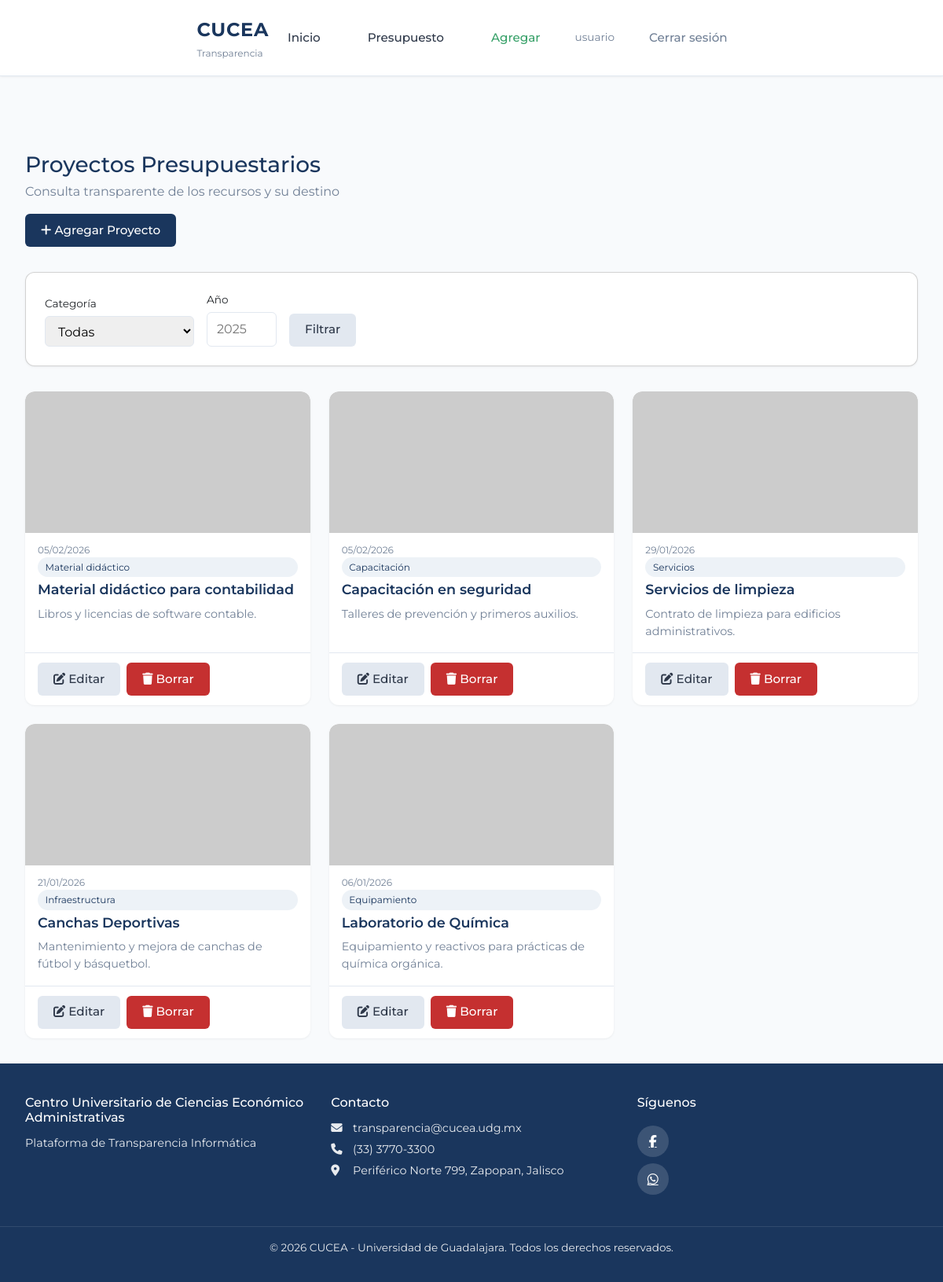
The page /presupuestos (signed in) on the database its author committed.
### models.py (models this page shows, shortened)
class Usuario(UserMixin, db.Model):
    __tablename__ = 'usuarios'
    id = db.Column(db.Integer, primary_key=True)
    email = db.Column(db.String(120), unique=True, nullable=False, index=True)
    password_hash = db.Column(db.String(256), nullable=False)
    nombre = db.Column(db.String(100), nullable=False)
    es_admin = db.Column(db.Boolean, default=False, nullable=False)
    fecha_registro = db.Column(db.DateTime, default=datetime.utcnow)
    @property
    def es_administrador(self):
        return self.es_admin

class Presupuesto(db.Model):
    __tablename__ = 'presupuestos'
    id = db.Column(db.Integer, primary_key=True)
    concepto = db.Column(db.String(200), nullable=False)  # Título del proyecto
    descripcion_corta = db.Column(db.String(300))  # Resumen breve para la card (si vacío se trunca descripcion)
    descripcion = db.Column(db.Text)  # Descripción larga para el modal
    imagen_url = db.Column(db.String(500))  # Ruta o URL de imagen (ej: img/proyecto1.jpg)
    monto = db.Column(db.Float, nullable=False)
    categoria = db.Column(db.String(100), nullable=False)
    fecha = db.Column(db.Date, nullable=False)  # Fecha del proyecto
    likes = db.Column(db.Integer, default=0, nullable=False)
    dislikes = db.Column(db.Integer, default=0, nullable=False)
    fecha_registro = db.Column(db.DateTime, default=datetime.utcnow)
    comentarios = db.relationship('Comentario', backref='presupuesto', lazy='dynamic', order_by='Comentario.fecha_creacion')

### app.py (the view, shortened to what this page needs)
    @app.route('/presupuestos')
    def presupuestos_lista():
        query = Presupuesto.query
        categoria = request.args.get('categoria')
        anio = request.args.get('anio')
        if categoria:
            query = query.filter(Presupuesto.categoria == categoria)
        presupuestos = query.order_by(Presupuesto.fecha.desc()).all()
        return render_template(
            'presupuestos.html',
            presupuestos=presupuestos,
            categorias=CATEGORIAS,
        )

### templates/presupuestos.html (shortened to what this page needs)
{% extends "base/layout.html" %}
{% block content %}
<div class="presupuestos-page">
    <header class="presupuestos-header">
        <h1 class="presupuestos__title">Proyectos Presupuestarios</h1>
        <p class="presupuestos__subtitle">Consulta transparente de los recursos y su destino</p>
        {% if current_user.is_authenticated and current_user.es_administrador %}
        <div class="presupuestos__actions">
            <a href="{{ url_for('presupuesto_nuevo') }}" class="btn btn--primary">
                <i class="fas fa-plus"></i> Agregar Proyecto
            </a>
        </div>
        {% endif %}
    </header>
    <div class="presupuestos-filtros card">
        <form method="GET" class="filtros-form">
            <div class="filtro-group">
                <label for="categoria">Categoría</label>
                <select name="categoria" id="categoria">
                    <option value="">Todas</option>
                </select>
            </div>
            <div class="filtro-group">
                <label for="anio">Año</label>
                <input type="number" name="anio" id="anio" placeholder="2025" value="{{ request.args.get('anio', '') }}" min="2020" max="2030">
            </div>
            <button type="submit" class="btn btn--secondary">Filtrar</button>
        </form>
    </div>
    <div class="presupuestos-grid">
        {% if presupuestos %}
            {% for p in presupuestos %}
            <div class="project-card">
                <a href="{{ url_for('presupuesto_detalle', id=p.id) }}" class="project-card__link" aria-label="Ver proyecto {{ p.concepto }}">
                    <div class="project-card__image">
                        {% if p.imagen_url %}
                        <img src="{{ p.imagen_url if p.imagen_url.startswith('http') else url_for('static', filename=p.imagen_url) }}" alt="{{ p.concepto }}">
                        {% else %}
                        <div class="project-card__placeholder">
                            <i class="fas fa-image"></i>
                            <span>Sin imagen</span>
                        </div>
                        {% endif %}
                    </div>
                    <p class="project-card__date">{{ p.fecha.strftime('%d/%m/%Y') }}</p>
                    <span class="project-card__categoria">{{ p.categoria }}</span>
                    <h3 class="project-card__title">{{ p.concepto }}</h3>
                    {% set resumen = p.descripcion_corta or p.descripcion or 'Sin descripción' %}
                    <p class="project-card__summary">{{ (resumen[:120] + '...') if resumen|length > 120 else resumen }}</p>
                </a>
                {% if current_user.is_authenticated and current_user.es_administrador %}
                <div class="project-card__actions">
                    <a href="{{ url_for('presupuesto_editar', id=p.id) }}" class="btn btn--secondary btn-sm"><i class="fas fa-edit"></i> Editar</a>
                    <form action="{{ url_for('borrar_presupuesto', id=p.id) }}" method="POST" class="form-inline" onsubmit="return confirm('¿Eliminar este proyecto?');">
                        <button type="submit" class="btn btn--danger btn-sm"><i class="fas fa-trash"></i> Borrar</button>
                    </form>
                </div>
                {% endif %}
            </div>
            {% endfor %}
        {% endif %}
    </div>
</div>
{% endblock %}

### templates/base/layout.html (shortened to what this page needs)
<!DOCTYPE html>
<html lang="es">
<head>
    <link href="https://cdn.jsdelivr.net/npm/bootstrap@5.3.2/dist/css/bootstrap.min.css" rel="stylesheet">
    <link rel="stylesheet" href="https://cdnjs.cloudflare.com/ajax/libs/font-awesome/6.5.1/css/all.min.css">
    <link rel="stylesheet" href="{{ url_for('static', filename='css/main.css') }}">
</head>
<body>
    <header class="navbar navbar--sticky" id="main-navbar">
        <div class="navbar__container">
            <a href="{{ url_for('index') }}" class="navbar__brand">
                <span class="navbar__logo">CUCEA</span>
                <span class="navbar__subtitle">Transparencia</span>
            </a>
            <nav class="navbar__menu">
                <a href="{{ url_for('index') }}" class="navbar__link">Inicio</a>
                <a href="{{ url_for('presupuestos_lista') }}" class="navbar__link">Presupuesto</a>
                {% if current_user.is_authenticated and current_user.es_administrador %}
                    <a href="{{ url_for('presupuesto_nuevo') }}" class="navbar__link navbar__link--admin">Agregar</a>
                    <span class="navbar__user">{{ current_user.nombre }}</span>
                    <a href="{{ url_for('auth_logout') }}" class="navbar__link navbar__link--logout">Cerrar sesión</a>
                {% else %}
                    <a href="{{ url_for('auth_login') }}" class="navbar__link navbar__link--cta">Iniciar Sesión</a>
                {% endif %}
            </nav>
        </div>
    </header>
    <main class="main-content">
        {% block content %}{% endblock %}
    </main>
    <footer class="footer">
        <div class="footer__content">
            <div class="footer__section">
                <h4 class="footer__title">Centro Universitario de Ciencias Económico Administrativas</h4>
                <p class="footer__text">Plataforma de Transparencia Informática</p>
            </div>
            <div class="footer__section">
                <h4 class="footer__title">Contacto</h4>
                <p class="footer__text"><i class="fas fa-envelope"></i> transparencia@cucea.udg.mx</p>
                <p class="footer__text"><i class="fas fa-phone"></i> (33) 3770-3300</p>
                <p class="footer__text"><i class="fas fa-map-marker-alt"></i> Periférico Norte 799, Zapopan, Jalisco</p>
            </div>
            <div class="footer__section footer__social">
                <h4 class="footer__title">Síguenos</h4>
                <a href="https://www.facebook.com/CUCEA.UDG" target="_blank" rel="noopener" class="footer__icon" aria-label="Facebook">
                    <i class="fab fa-facebook-f"></i>
                </a>
                <a href="https://wa.me/523337703300" target="_blank" rel="noopener" class="footer__icon" aria-label="WhatsApp">
                    <i class="fab fa-whatsapp"></i>
                </a>
            </div>
        </div>
        <div class="footer__bottom">
            <p>&copy; {{ current_year }} CUCEA - Universidad de Guadalajara. Todos los derechos reservados.</p>
        </div>
    </footer>
</body>
</html>

### rows shown on the page
Usuario: nombre "usuario"
Presupuesto: fecha "05/02/2026", categoria "Material didáctico", concepto "Material didáctico para contabilidad", descripcion_corta "Libros y licencias de software contable."
Presupuesto: fecha "05/02/2026", categoria "Capacitación", concepto "Capacitación en seguridad", descripcion_corta "Talleres de prevención y primeros auxilios."
Presupuesto: fecha "29/01/2026", categoria "Servicios", concepto "Servicios de limpieza", descripcion_corta "Contrato de limpieza para edificios administrativos."
Presupuesto: fecha "21/01/2026", categoria "Infraestructura", concepto "Canchas Deportivas", descripcion_corta "Mantenimiento y mejora de canchas de fútbol y básquetbol."
Presupuesto: fecha "06/01/2026", categoria "Equipamiento", concepto "Laboratorio de Química", descripcion_corta "Equipamiento y reactivos para prácticas de química orgánica."
